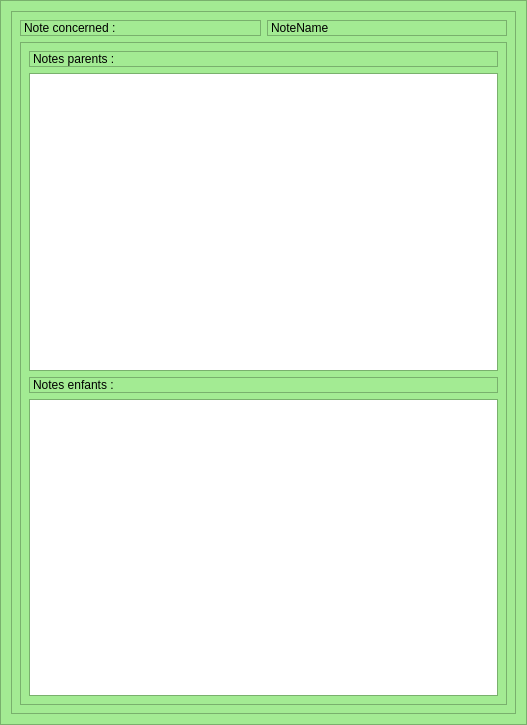
<?xml version="1.0" encoding="UTF-8"?>
<ui version="4.0">
 <class>TreeForm</class>
 <widget class="QWidget" name="TreeForm">
  <property name="geometry">
   <rect>
    <x>0</x>
    <y>0</y>
    <width>527</width>
    <height>725</height>
   </rect>
  </property>
  <property name="windowTitle">
   <string>Form</string>
  </property>
  <property name="autoFillBackground">
   <bool>false</bool>
  </property>
  <property name="styleSheet">
   <string notr="true">border: 1px solid #79b06d; background:#a3eb93;</string>
  </property>
  <layout class="QHBoxLayout" name="horizontalLayout_2">
   <item>
    <widget class="QWidget" name="widgetBg" native="true">
     <layout class="QVBoxLayout" name="verticalLayout_2">
      <item>
       <layout class="QHBoxLayout" name="horizontalLayout">
        <item>
         <widget class="QLabel" name="label_3">
          <property name="text">
           <string>Note concerned :</string>
          </property>
         </widget>
        </item>
        <item>
         <widget class="QLabel" name="tree_relationNameLabel">
          <property name="text">
           <string>NoteName</string>
          </property>
         </widget>
        </item>
       </layout>
      </item>
      <item>
       <widget class="QWidget" name="tree_notesWidget" native="true">
        <layout class="QVBoxLayout" name="verticalLayout">
         <item>
          <widget class="QLabel" name="label">
           <property name="text">
            <string>Notes parents :</string>
           </property>
          </widget>
         </item>
         <item>
          <widget class="QListWidget" name="tree_parentList">
           <property name="styleSheet">
            <string notr="true">background-color:#ffffff;</string>
           </property>
          </widget>
         </item>
         <item>
          <widget class="QLabel" name="label_2">
           <property name="text">
            <string>Notes enfants : </string>
           </property>
          </widget>
         </item>
         <item>
          <widget class="QListWidget" name="tree_childList">
           <property name="styleSheet">
            <string notr="true">background-color:#ffffff;</string>
           </property>
          </widget>
         </item>
        </layout>
       </widget>
      </item>
     </layout>
    </widget>
   </item>
  </layout>
 </widget>
 <resources/>
 <connections/>
</ui>
